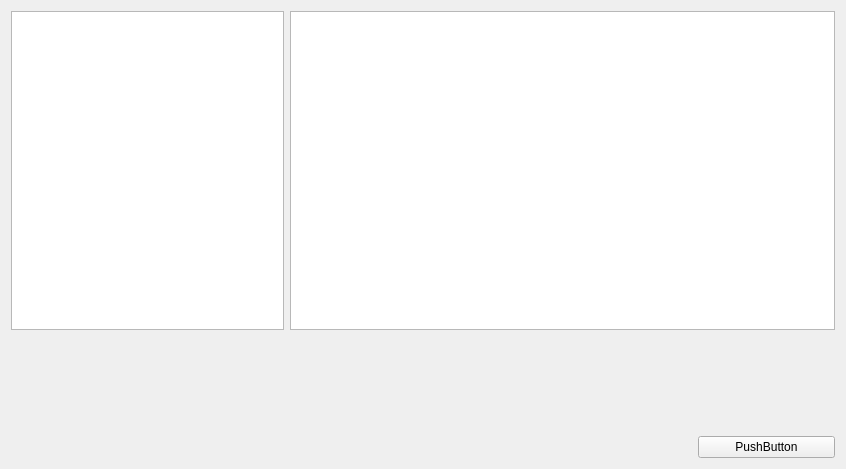
<?xml version="1.0" encoding="UTF-8"?>
<ui version="4.0">
 <class>Brower</class>
 <widget class="QWidget" name="Brower">
  <property name="geometry">
   <rect>
    <x>0</x>
    <y>0</y>
    <width>846</width>
    <height>469</height>
   </rect>
  </property>
  <property name="windowTitle">
   <string>Form</string>
  </property>
  <layout class="QVBoxLayout" name="verticalLayout">
   <item>
    <layout class="QHBoxLayout" name="horizontalLayout" stretch="1,2">
     <item>
      <widget class="ConnectionWidget" name="connectionWidget">
       <property name="sizePolicy">
        <sizepolicy hsizetype="Expanding" vsizetype="Expanding">
         <horstretch>1</horstretch>
         <verstretch>0</verstretch>
        </sizepolicy>
       </property>
      </widget>
     </item>
     <item>
      <widget class="QTableView" name="table">
       <property name="sizePolicy">
        <sizepolicy hsizetype="Expanding" vsizetype="Expanding">
         <horstretch>2</horstretch>
         <verstretch>0</verstretch>
        </sizepolicy>
       </property>
       <property name="contextMenuPolicy">
        <enum>Qt::ActionsContextMenu</enum>
       </property>
       <property name="lineWidth">
        <number>1</number>
       </property>
      </widget>
     </item>
    </layout>
   </item>
   <item>
    <spacer name="verticalSpacer">
     <property name="orientation">
      <enum>Qt::Vertical</enum>
     </property>
     <property name="sizeType">
      <enum>QSizePolicy::Fixed</enum>
     </property>
     <property name="sizeHint" stdset="0">
      <size>
       <width>20</width>
       <height>100</height>
      </size>
     </property>
    </spacer>
   </item>
   <item>
    <layout class="QHBoxLayout" name="horizontalLayout_2" stretch="5,1">
     <item>
      <spacer name="horizontalSpacer">
       <property name="orientation">
        <enum>Qt::Horizontal</enum>
       </property>
       <property name="sizeHint" stdset="0">
        <size>
         <width>40</width>
         <height>20</height>
        </size>
       </property>
      </spacer>
     </item>
     <item>
      <widget class="QPushButton" name="pushButton">
       <property name="text">
        <string>PushButton</string>
       </property>
      </widget>
     </item>
    </layout>
   </item>
  </layout>
 </widget>
 <customwidgets>
  <customwidget>
   <class>ConnectionWidget</class>
   <extends>QTreeView</extends>
   <header location="global">connectionwidget.h</header>
  </customwidget>
 </customwidgets>
 <resources/>
 <connections/>
</ui>
